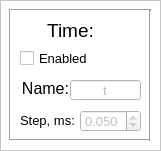
  <widget class="QFrame" name="frame_axis_2">
   <property name="geometry">
    <rect>
     <x>160</x>
     <y>60</y>
     <width>161</width>
     <height>151</height>
    </rect>
   </property>
   <property name="palette">
    <palette>
     <active>
      <colorrole role="Base">
       <brush brushstyle="SolidPattern">
        <color alpha="255">
         <red>255</red>
         <green>255</green>
         <blue>255</blue>
        </color>
       </brush>
      </colorrole>
      <colorrole role="Window">
       <brush brushstyle="SolidPattern">
        <color alpha="255">
         <red>255</red>
         <green>255</green>
         <blue>255</blue>
        </color>
       </brush>
      </colorrole>
     </active>
     <inactive>
      <colorrole role="Base">
       <brush brushstyle="SolidPattern">
        <color alpha="255">
         <red>255</red>
         <green>255</green>
         <blue>255</blue>
        </color>
       </brush>
      </colorrole>
      <colorrole role="Window">
       <brush brushstyle="SolidPattern">
        <color alpha="255">
         <red>255</red>
         <green>255</green>
         <blue>255</blue>
        </color>
       </brush>
      </colorrole>
     </inactive>
     <disabled>
      <colorrole role="Base">
       <brush brushstyle="SolidPattern">
        <color alpha="255">
         <red>255</red>
         <green>255</green>
         <blue>255</blue>
        </color>
       </brush>
      </colorrole>
      <colorrole role="Window">
       <brush brushstyle="SolidPattern">
        <color alpha="255">
         <red>255</red>
         <green>255</green>
         <blue>255</blue>
        </color>
       </brush>
      </colorrole>
     </disabled>
    </palette>
   </property>
   <property name="autoFillBackground">
    <bool>true</bool>
   </property>
   <property name="frameShape">
    <enum>QFrame::StyledPanel</enum>
   </property>
   <property name="frameShadow">
    <enum>QFrame::Raised</enum>
   </property>
   <widget class="QLabel" name="label_axis_2">
    <property name="geometry">
     <rect>
      <x>20</x>
      <y>20</y>
      <width>101</width>
      <height>21</height>
     </rect>
    </property>
    <property name="font">
     <font>
      <pointsize>14</pointsize>
     </font>
    </property>
    <property name="text">
     <string>Time:</string>
    </property>
    <property name="alignment">
     <set>Qt::AlignCenter</set>
    </property>
   </widget>
   <widget class="Line" name="line_axisBottom_4">
    <property name="geometry">
     <rect>
      <x>10</x>
      <y>130</y>
      <width>141</width>
      <height>20</height>
     </rect>
    </property>
    <property name="orientation">
     <enum>Qt::Horizontal</enum>
    </property>
   </widget>
   <widget class="Line" name="line_axisTop_4">
    <property name="geometry">
     <rect>
      <x>10</x>
      <y>0</y>
      <width>141</width>
      <height>20</height>
     </rect>
    </property>
    <property name="orientation">
     <enum>Qt::Horizontal</enum>
    </property>
   </widget>
   <widget class="Line" name="line_axisLeft_4">
    <property name="geometry">
     <rect>
      <x>0</x>
      <y>9</y>
      <width>20</width>
      <height>131</height>
     </rect>
    </property>
    <property name="orientation">
     <enum>Qt::Vertical</enum>
    </property>
   </widget>
   <widget class="Line" name="line_4">
    <property name="geometry">
     <rect>
      <x>140</x>
      <y>10</y>
      <width>20</width>
      <height>131</height>
     </rect>
    </property>
    <property name="orientation">
     <enum>Qt::Vertical</enum>
    </property>
   </widget>
   <widget class="QCheckBox" name="checkBox_timeEnabled">
    <property name="geometry">
     <rect>
      <x>20</x>
      <y>50</y>
      <width>121</width>
      <height>17</height>
     </rect>
    </property>
    <property name="font">
     <font>
      <pointsize>10</pointsize>
     </font>
    </property>
    <property name="text">
     <string>Enabled</string>
    </property>
   </widget>
   <widget class="QLabel" name="label_9">
    <property name="geometry">
     <rect>
      <x>20</x>
      <y>80</y>
      <width>51</width>
      <height>16</height>
     </rect>
    </property>
    <property name="font">
     <font>
      <pointsize>12</pointsize>
     </font>
    </property>
    <property name="text">
     <string>Name:</string>
    </property>
    <property name="alignment">
     <set>Qt::AlignCenter</set>
    </property>
   </widget>
   <widget class="QLineEdit" name="lineEdit_timeVariableName">
    <property name="enabled">
     <bool>false</bool>
    </property>
    <property name="geometry">
     <rect>
      <x>70</x>
      <y>80</y>
      <width>71</width>
      <height>20</height>
     </rect>
    </property>
    <property name="font">
     <font>
      <pointsize>10</pointsize>
     </font>
    </property>
    <property name="text">
     <string>t</string>
    </property>
    <property name="alignment">
     <set>Qt::AlignCenter</set>
    </property>
   </widget>
   <widget class="QLabel" name="label_3">
    <property name="geometry">
     <rect>
      <x>20</x>
      <y>110</y>
      <width>61</width>
      <height>21</height>
     </rect>
    </property>
    <property name="font">
     <font>
      <pointsize>10</pointsize>
     </font>
    </property>
    <property name="text">
     <string>Step, ms:</string>
    </property>
   </widget>
   <widget class="QDoubleSpinBox" name="spinBox_timeStep">
    <property name="enabled">
     <bool>false</bool>
    </property>
    <property name="geometry">
     <rect>
      <x>80</x>
      <y>110</y>
      <width>61</width>
      <height>22</height>
     </rect>
    </property>
    <property name="font">
     <font>
      <pointsize>10</pointsize>
     </font>
    </property>
    <property name="decimals">
     <number>3</number>
    </property>
    <property name="minimum">
     <double>0.001000000000000</double>
    </property>
    <property name="maximum">
     <double>60.000000000000000</double>
    </property>
    <property name="singleStep">
     <double>0.001000000000000</double>
    </property>
    <property name="value">
     <double>0.050000000000000</double>
    </property>
   </widget>
  </widget>
